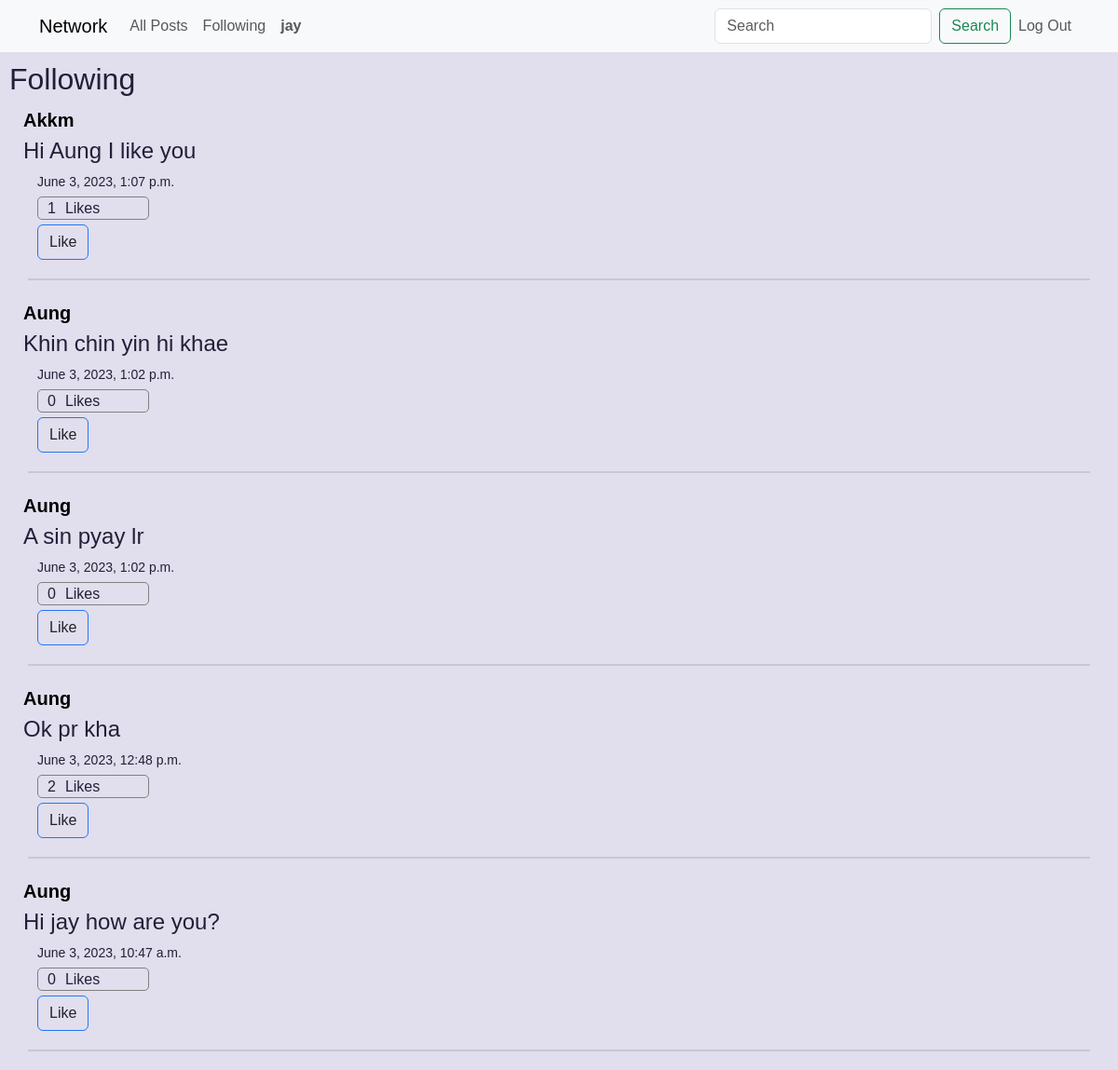
Page /following (signed in) on the committed database.
### network/models.py (models this page shows, shortened)
class User(AbstractUser):
    pass

class Post(models.Model):
    user = models.ForeignKey("User", on_delete=models.CASCADE, related_name="poster")
    likes = models.ManyToManyField("User", related_name="liked_posts", default=False)
    timestamp = models.DateTimeField(auto_now_add=True)
    content = models.TextField(blank=True, null=False)

### network/views.py (the view)
# urls.py: path("following", views.following, name="following"),
@login_required
def following(request):
    currentUser = User.objects.get(pk=request.user.id)
    myfollowing = Profile.objects.filter(follower=currentUser).values("following_id")
    allPosts = Post.objects.filter(user__in=myfollowing).order_by("-timestamp")
    paginator = Paginator(allPosts, 10)
    pageNum = request.GET.get("page")
    pages = paginator.get_page(pageNum)
    return render(request, "network/following.html", {"posts": pages})

### network/templates/network/following.html (shortened to what this page needs)
{% extends "network/layout.html" %}
{% load static %}
{% block body %}
    <h2 style="margin: 10px">Following</h2>
    <div>
        {% for post in posts %}
            <a style="font-size: 20px; font-weight: bold; color: black; text-decoration: none;" href="{% url 'profile' post.user.id %}"><p style="margin: 0 0 0 25px;"> {{ post.user }} </p></a>
            <div style="display: flex; flex-direction: column">
                <div style="margin: 0px 0 5px 25px; font-size: 24px; font-weight: medium" class="card-text content" id="content{{ post.id }}">{{ post.content }}</div>
                <p style="font-size: 14px; margin: 0px 0 5px 40px"> {{ post.timestamp }} </p>
            </div>
            <div style="border-radius: 5px; display: flex; margin: 0 0 5px 40px; width: 10%; padding-left: 10px; height: 25px; border: 1px solid gray;">
                <div style="margin-right: 10px;" id="likes{{ post.id }}">{{ post.likes.all.count }}</div>
                Likes
            </div>
            {% if user.is_authenticated %}
                <button data-postid="{{ post.id }}" class="btn post-btn like" style="margin-left: 40px; border: 1px solid rgb(32, 120, 244); display: inline-block;">
                    {% if user in post.likes.all %}
                        <script>
                            document.querySelectorAll('button[class]').forEach(btn => {
                                btn.style.background = 'rgb(32, 120, 244)';
                                btn.style.color = 'white';
                            });
                        </script>
                        Unlike
                    {% else %}
                        Like
                    {% endif %}
                </button>
            {% endif %}
            <hr style="border: 1px solid gray; margin: 20px 30px;" >
        {% empty %}
            <p>No posts available</p>
        {% endfor %}
    </div>
{% endblock %}

### network/templates/network/layout.html (shortened to what this page needs)
{% load static %}
<!DOCTYPE html>
<html lang="en">
    <head>
        <link href="https://cdn.jsdelivr.net/npm/bootstrap@5.3.3/dist/css/bootstrap.min.css" rel="stylesheet">
        <link href="{% static 'network/styles.css' %}" rel="stylesheet">
    </head>
    <body>
        <nav class="navbar navbar-expand-lg bg-body-tertiary">
            <div class="container-md">
              <a class="navbar-brand" href="{% url 'index' %}">Network</a>
              <div class="collapse navbar-collapse" id="navbarSupportedContent">
                <ul class="navbar-nav me-auto mb-2 mb-lg-0">
                    <li class="nav-item">
                        <a class="nav-link" href="{% url 'index' %}">All Posts</a>
                    </li>
                  {% if user.is_authenticated %}
                    <li class="nav-item">
                        <a class="nav-link" href="{% url 'following' %}">Following</a>
                    </li>
                    <li class="nav-item">
                        <a class="nav-link" href="{% url 'profile' user.id %}"><strong>{{ user.username }}</strong></a>
                    </li>
                  {% endif %}
                </ul>
                <form class="d-flex" role="search">
                    <input class="form-control me-2" type="search" placeholder="Search" aria-label="Search">
                    <button class="btn btn-outline-success" type="submit">Search</button>
                </form>
                <ul class="navbar-nav text-end mb-2 mb-lg-0">
                {% if user.is_authenticated %}
                    <li class="nav-item">
                        <a class="nav-link" href="{% url 'logout' %}">Log Out</a>
                    </li>
                {% endif %}
              </div>
            </div>
        </nav>
        <div class="body">
            {% block body %}
            {% endblock %}
        </div>
    </body>
</html>

### network/static/network/styles.css (style rules this page uses)
:root { --border-radius: 2rem; --card-border-radius: 1rem; --btn-padding: 0.6rem 2rem; --search-padding: 0.6rem 1rem; --card-padding: 1rem; --color-white: hsl(252, 30%, 100%); --color-gray: hsl(252, 15%, 65%); --color-light: hsl(252, 30%, 90%); --color-dark: hsl(252, 30%, 17%); --color-primary: hsl(252, 75%, 60%); --color-success: hsl(120, 95%, 60%); --color-danger: hsl(0, 95%, 65%); --color-black: hsl(252, 30%, 10%); --sticky-top-left: 5.4rem; --sticky-top-right: -18rem; }
*, *::before, *::after { margin: 0; padding: 0; box-sizing: border-box; text-decoration: none; list-style: none; border: 0; }
a { text-decoration: none; color: var(--color-black); }
body { font-family: "Poppins", sans-serif; color: var(--color-dark); background: var(--color-light); overflow-x: hidden; }
input { outline: none; }

### rows in the picture
User: username "jay"
Post: user "Akkm", content "Hi Aung I like you", timestamp "June 3, 2023, 1:07 p.m.", likes.all.count "1", shows "Like"
Post: user "Aung", content "Khin chin yin hi khae", timestamp "June 3, 2023, 1:02 p.m.", likes.all.count "0", shows "Like"
Post: user "Aung", content "A sin pyay lr", timestamp "June 3, 2023, 1:02 p.m.", likes.all.count "0", shows "Like"
Post: user "Aung", content "Ok pr kha", timestamp "June 3, 2023, 12:48 p.m.", likes.all.count "2", shows "Like"
Post: user "Aung", content "Hi jay how are you?", timestamp "June 3, 2023, 10:47 a.m.", likes.all.count "0", shows "Like"
